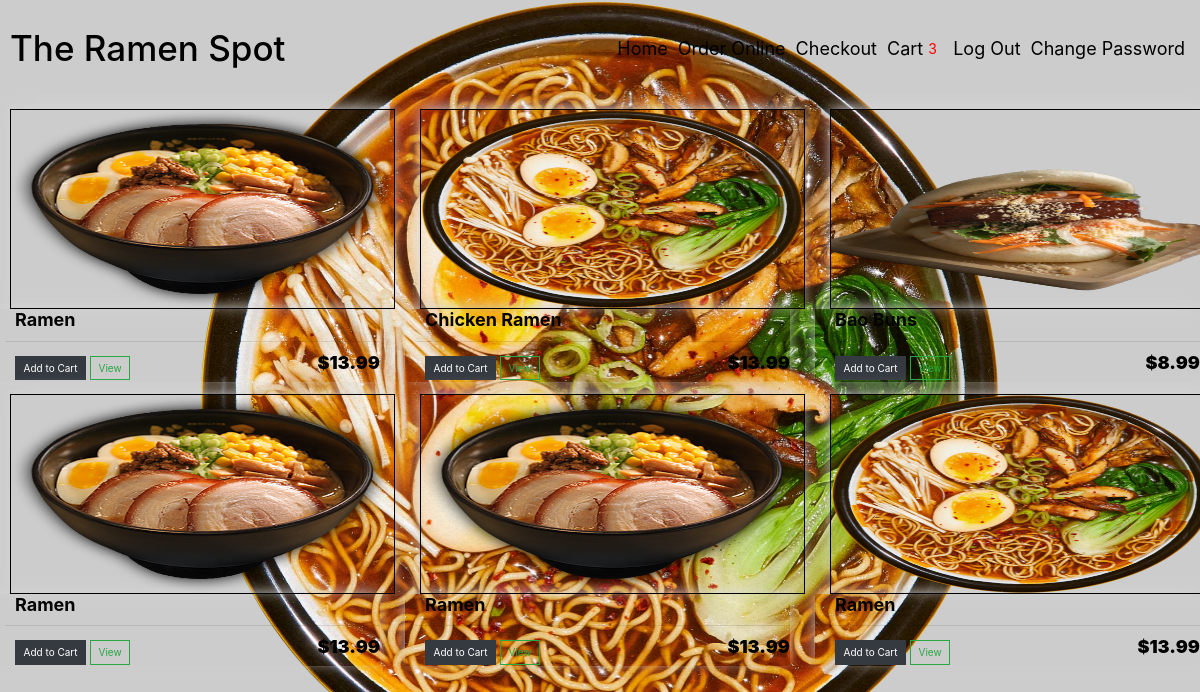
The page /menu/ (signed in) on the database its author committed.
### customer/models.py (models this page shows, shortened)
class Products(models.Model):
   name = models.CharField(max_length=200, null=True)
   description = models.TextField(max_length=500)
   price = models.FloatField()
   dinein = models.BooleanField(default=False, null=True, blank=False)
   image = models.ImageField(null=True, blank=True)
   category = models.ManyToManyField('Category', related_name='item')
   @property
   def imageURL(self):
      try:
         url = self.image.url
      except:
         url = ''
      return url

### customer/views.py (the view)
# urls.py: path('menu/', views.menu, name="menu"),
def menu(request):
	if request.user.is_authenticated:
		customer = request.user.customer
		order, created = Order.objects.get_or_create(customer=customer, complete=False)
		items = order.orderitem_set.all()
		cartItems = order.cart_items
	else:
		items = []
		order = {'cart_total':0, 'cart_items':0, 'delivery': False}
		cartItems = order['cart_items']
	products = Products.objects.all()
	context = {'products':products, 'cartItems':cartItems}
	return render(request, 'customer/menu.html', context)

### customer/models.py (called while the page is built)
   @property
   def cart_items(self):
      orderitems = self.orderitem_set.all()
      total = sum([item.quantity for item in orderitems])
      return total

### templates/customer/menu.html
{% extends 'base.html' %}
{% load static %}
{% block content %}
	<div class="row">
		{% for product in products %}
		<div class="col-lg-4">
			<img class="thumbnail" src="{{product.imageURL}}">
			<div class="box-element product">
				<h6 class="prod-name" style="font-size:large; color: rgb(4, 4, 4); "><strong>{{product.name}}</strong></h6>
				<hr>
				<button  data-product={{product.id}} data-action="add" class="cart btn btn-dark add-btn update-cart">Add to Cart</button>
				<a class="btn btn-outline-success" href="{% url 'view' %}">View</a>
				<h4 style="display: inline-block; font-size: large; font-weight:900; color: black; float: right"><strong>${{product.price}}</strong></h4>
			</div>
		</div>
		{% endfor %}
	</div>
{% endblock content %}

### static/css/base.css (style rules this page uses)
* { padding: 0; margin: 0; box-sizing: border-box; }
html { font-size: 62.5%; }
.thumbnail { width: 100%; height: 200px; margin-left: 15px; margin-right: 10px; -webkit-box-shadow: -1px -3px 5px -2px rgba(214,214,214,1); -moz-box-shadow: -1px -3px 5px -2px rgba(214,214,214,1); box-shadow: -1px -3px 15px -2px rgba(214,214,214,1); border: .5px solid black; }
.product { border-radius: 0 0 4px 4px; }
.prod-name { margin-left: 10px; }
.cart { margin-left: 10px; }
.col-lg-4, .col-lg-6, .col-lg-8, .col-lg-12 { margin-top: 12px; }
.col-lg-4 { padding-left: 10px; }
.btn { border-radius: 0; }
.box-element { font-size: 2rem; font-weight: 900; padding-left: 10px; box-shadow: -1px -3px 15px -2px rgba(214,214,214,1); }

### rows shown on the page
Products: imageURL (picture), name "Ramen", price "13.99"
Products: imageURL (picture), name "Chicken Ramen", price "13.99"
Products: imageURL (picture), name "Bao Buns", price "8.99"
Products: imageURL (picture), name "Ramen", price "13.99"
Products: imageURL (picture), name "Ramen", price "13.99"
Products: imageURL (picture), name "Ramen", price "13.99"

### other values the page prints
{{ cartItems }} "3"
